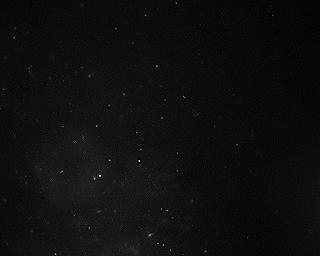
#> input picture video-analyze/particles.jpg, 320 x 256 px
$ python particleDetection.py   (Python 2 division)
#> lines starting #> are read from the running program, lines starting #| are printed output that depends on the picture; after the words box and inside, x2 and y2 are one past the last pixel; in counts of white or black regions, pixels touching at a corner belong together
# See this thread:
# http://stackoverflow.com/questions/16110649/counting-particles-using-image-processing-in-python

import cv2
import pylab
from scipy import ndimage

im = cv2.imread('particles.jpg')
#> im is the input picture: shape (256, 320, 3); min 0, max 255, mean 14.6
pylab.figure(0)
pylab.imshow(im)

gray = cv2.cvtColor(im, cv2.COLOR_BGR2GRAY)
gray = cv2.GaussianBlur(gray, (5,5), 0)
maxValue = 255
adaptiveMethod = cv2.ADAPTIVE_THRESH_GAUSSIAN_C#cv2.ADAPTIVE_THRESH_MEAN_C #cv2.ADAPTIVE_THRESH_GAUSSIAN_C
thresholdType = cv2.THRESH_BINARY#cv2.THRESH_BINARY #cv2.THRESH_BINARY_INV
blockSize = 5 #odd number like 3,5,7,9,11
C = -3 # constant to be subtracted
im_thresholded = cv2.adaptiveThreshold(gray, maxValue, adaptiveMethod, thresholdType, blockSize, C)
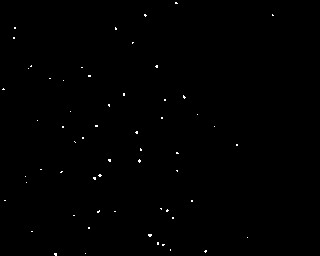
#> im_thresholded: shape (256, 320); 0.29% white in thin lines or dots, all inside (x1, y1, x2, y2) = (2, 2, 274, 256)
labelarray, particle_count = ndimage.measurements.label(im_thresholded)
#> labelarray: shape (256, 320) int32; 61 distinct labels, from 0 to 60
#> particle_count = 60
print particle_count
#| 60
pylab.figure(1)
pylab.imshow(im_thresholded)
pylab.show()
